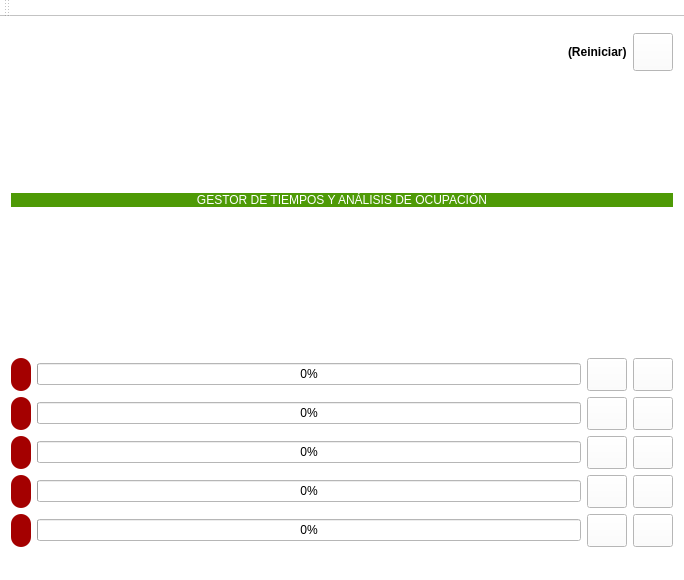
<?xml version="1.0" encoding="UTF-8"?>
<ui version="4.0">
 <class>MainWindow</class>
 <widget class="QMainWindow" name="MainWindow">
  <property name="geometry">
   <rect>
    <x>0</x>
    <y>0</y>
    <width>684</width>
    <height>580</height>
   </rect>
  </property>
  <property name="windowTitle">
   <string>MainWindow</string>
  </property>
  <property name="styleSheet">
   <string notr="true">background-color: rgb(255, 255, 255);</string>
  </property>
  <widget class="QWidget" name="centralWidget">
   <layout class="QGridLayout" name="gridLayout">
    <item row="7" column="0">
     <spacer name="verticalSpacer">
      <property name="orientation">
       <enum>Qt::Vertical</enum>
      </property>
      <property name="sizeHint" stdset="0">
       <size>
        <width>20</width>
        <height>40</height>
       </size>
      </property>
     </spacer>
    </item>
    <item row="11" column="0">
     <layout class="QHBoxLayout" name="horizontalLayout_2"/>
    </item>
    <item row="10" column="0">
     <layout class="QVBoxLayout" name="verticalLayout_2">
      <item>
       <layout class="QHBoxLayout" name="horizontalLayout_3">
        <item>
         <widget class="QLabel" name="m1">
          <property name="styleSheet">
           <string notr="true">background-color: rgb(164, 0, 0);
color:white;
font:bold;
border-radius:10px;</string>
          </property>
          <property name="text">
           <string>      </string>
          </property>
         </widget>
        </item>
        <item>
         <widget class="QProgressBar" name="progressBar">
          <property name="value">
           <number>0</number>
          </property>
         </widget>
        </item>
        <item>
         <widget class="QPushButton" name="pushButton">
          <property name="styleSheet">
           <string notr="true">border-image: url(:/recursos/clock.png);
height:25px;</string>
          </property>
          <property name="text">
           <string/>
          </property>
         </widget>
        </item>
        <item>
         <widget class="QPushButton" name="pushButton_2">
          <property name="styleSheet">
           <string notr="true">border-image: url(:/recursos/x.png);
height:25px;</string>
          </property>
          <property name="text">
           <string/>
          </property>
         </widget>
        </item>
       </layout>
      </item>
      <item>
       <layout class="QHBoxLayout" name="horizontalLayout_4">
        <item>
         <widget class="QLabel" name="m2">
          <property name="styleSheet">
           <string notr="true">background-color: rgb(164, 0, 0);
color:white;
font:bold;
border-radius:10px;</string>
          </property>
          <property name="text">
           <string>      </string>
          </property>
         </widget>
        </item>
        <item>
         <widget class="QProgressBar" name="progressBar_2">
          <property name="value">
           <number>0</number>
          </property>
         </widget>
        </item>
        <item>
         <widget class="QPushButton" name="pushButton_4">
          <property name="styleSheet">
           <string notr="true">border-image: url(:/recursos/clock.png);
height:25px;</string>
          </property>
          <property name="text">
           <string/>
          </property>
         </widget>
        </item>
        <item>
         <widget class="QPushButton" name="pushButton_5">
          <property name="styleSheet">
           <string notr="true">border-image: url(:/recursos/x.png);
height:25px;</string>
          </property>
          <property name="text">
           <string/>
          </property>
         </widget>
        </item>
       </layout>
      </item>
      <item>
       <layout class="QHBoxLayout" name="horizontalLayout_5">
        <item>
         <widget class="QLabel" name="m3">
          <property name="styleSheet">
           <string notr="true">background-color: rgb(164, 0, 0);
color:white;
font:bold;
border-radius:10px;</string>
          </property>
          <property name="text">
           <string>      </string>
          </property>
         </widget>
        </item>
        <item>
         <widget class="QProgressBar" name="progressBar_3">
          <property name="value">
           <number>0</number>
          </property>
         </widget>
        </item>
        <item>
         <widget class="QPushButton" name="pushButton_7">
          <property name="styleSheet">
           <string notr="true">border-image: url(:/recursos/clock.png);
height:25px;</string>
          </property>
          <property name="text">
           <string/>
          </property>
         </widget>
        </item>
        <item>
         <widget class="QPushButton" name="pushButton_8">
          <property name="styleSheet">
           <string notr="true">border-image: url(:/recursos/x.png);
height:25px;</string>
          </property>
          <property name="text">
           <string/>
          </property>
         </widget>
        </item>
       </layout>
      </item>
      <item>
       <layout class="QHBoxLayout" name="horizontalLayout_6">
        <item>
         <widget class="QLabel" name="m4">
          <property name="styleSheet">
           <string notr="true">background-color: rgb(164, 0, 0);
color:white;
font:bold;
border-radius:10px;</string>
          </property>
          <property name="text">
           <string>      </string>
          </property>
         </widget>
        </item>
        <item>
         <widget class="QProgressBar" name="progressBar_4">
          <property name="value">
           <number>0</number>
          </property>
         </widget>
        </item>
        <item>
         <widget class="QPushButton" name="pushButton_10">
          <property name="styleSheet">
           <string notr="true">border-image: url(:/recursos/clock.png);
height:25px;</string>
          </property>
          <property name="text">
           <string/>
          </property>
         </widget>
        </item>
        <item>
         <widget class="QPushButton" name="pushButton_11">
          <property name="styleSheet">
           <string notr="true">border-image: url(:/recursos/x.png);
height:25px;</string>
          </property>
          <property name="text">
           <string/>
          </property>
         </widget>
        </item>
       </layout>
      </item>
      <item>
       <layout class="QHBoxLayout" name="horizontalLayout_7">
        <item>
         <widget class="QLabel" name="m5">
          <property name="styleSheet">
           <string notr="true">background-color: rgb(164, 0, 0);
color:white;
font:bold;
border-radius:10px;</string>
          </property>
          <property name="text">
           <string>      </string>
          </property>
         </widget>
        </item>
        <item>
         <widget class="QProgressBar" name="progressBar_5">
          <property name="value">
           <number>0</number>
          </property>
         </widget>
        </item>
        <item>
         <widget class="QPushButton" name="pushButton_13">
          <property name="styleSheet">
           <string notr="true">border-image: url(:/recursos/clock.png);
height:25px;</string>
          </property>
          <property name="text">
           <string/>
          </property>
         </widget>
        </item>
        <item>
         <widget class="QPushButton" name="pushButton_14">
          <property name="styleSheet">
           <string notr="true">border-image: url(:/recursos/x.png);
height:25px;</string>
          </property>
          <property name="text">
           <string/>
          </property>
         </widget>
        </item>
       </layout>
      </item>
      <item>
       <layout class="QVBoxLayout" name="verticalLayout"/>
      </item>
     </layout>
    </item>
    <item row="2" column="0">
     <widget class="QLabel" name="titulo">
      <property name="styleSheet">
       <string notr="true">background-color: rgb(78, 154, 6);
color:white;
border-radius:20px;
height:25px;</string>
      </property>
      <property name="text">
       <string>GESTOR DE TIEMPOS Y ANÁLISIS DE OCUPACIÓN</string>
      </property>
      <property name="alignment">
       <set>Qt::AlignCenter</set>
      </property>
     </widget>
    </item>
    <item row="0" column="0">
     <layout class="QHBoxLayout" name="horizontalLayout_8">
      <property name="topMargin">
       <number>5</number>
      </property>
      <item>
       <spacer name="horizontalSpacer">
        <property name="orientation">
         <enum>Qt::Horizontal</enum>
        </property>
        <property name="sizeHint" stdset="0">
         <size>
          <width>40</width>
          <height>20</height>
         </size>
        </property>
       </spacer>
      </item>
      <item>
       <widget class="QLabel" name="label">
        <property name="styleSheet">
         <string notr="true">font: 75 10pt &quot;DejaVu Sans Mono&quot;;
font:bold;</string>
        </property>
        <property name="text">
         <string>(Reiniciar)</string>
        </property>
       </widget>
      </item>
      <item>
       <widget class="QPushButton" name="pushButton_3">
        <property name="styleSheet">
         <string notr="true">border-image: url(:/recursos/restart.png);
height:30px;</string>
        </property>
        <property name="text">
         <string/>
        </property>
       </widget>
      </item>
     </layout>
    </item>
    <item row="1" column="0">
     <layout class="QHBoxLayout" name="horizontalLayout">
      <property name="topMargin">
       <number>10</number>
      </property>
      <property name="bottomMargin">
       <number>10</number>
      </property>
      <item>
       <widget class="QLabel" name="logo">
        <property name="minimumSize">
         <size>
          <width>160</width>
          <height>90</height>
         </size>
        </property>
        <property name="maximumSize">
         <size>
          <width>200</width>
          <height>100</height>
         </size>
        </property>
        <property name="styleSheet">
         <string notr="true">border-image: url(:/recursos/logo.png);</string>
        </property>
        <property name="text">
         <string/>
        </property>
       </widget>
      </item>
     </layout>
    </item>
    <item row="8" column="0">
     <layout class="QHBoxLayout" name="horizontalLayout_9">
      <property name="topMargin">
       <number>10</number>
      </property>
      <property name="bottomMargin">
       <number>10</number>
      </property>
     </layout>
    </item>
    <item row="9" column="0">
     <spacer name="verticalSpacer_2">
      <property name="orientation">
       <enum>Qt::Vertical</enum>
      </property>
      <property name="sizeHint" stdset="0">
       <size>
        <width>20</width>
        <height>40</height>
       </size>
      </property>
     </spacer>
    </item>
   </layout>
  </widget>
  <widget class="QMenuBar" name="menuBar">
   <property name="geometry">
    <rect>
     <x>0</x>
     <y>0</y>
     <width>684</width>
     <height>22</height>
    </rect>
   </property>
  </widget>
  <widget class="QToolBar" name="mainToolBar">
   <attribute name="toolBarArea">
    <enum>TopToolBarArea</enum>
   </attribute>
   <attribute name="toolBarBreak">
    <bool>false</bool>
   </attribute>
  </widget>
  <widget class="QStatusBar" name="statusBar"/>
 </widget>
 <layoutdefault spacing="6" margin="11"/>
 <resources/>
 <connections/>
</ui>
